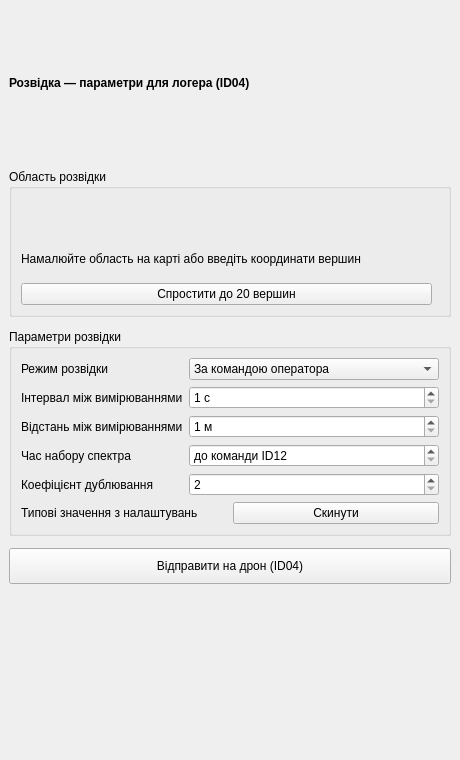
<?xml version="1.0" encoding="UTF-8"?>
<ui version="4.0">
 <class>ReconPage</class>
 <widget class="QWidget" name="ReconPage">
  <property name="geometry">
   <rect>
    <x>0</x>
    <y>0</y>
    <width>460</width>
    <height>760</height>
   </rect>
  </property>
  <property name="windowTitle">
   <string>Розвідка</string>
  </property>
  <layout class="QVBoxLayout" name="verticalLayout">
   <property name="leftMargin">
    <number>0</number>
   </property>
   <property name="topMargin">
    <number>0</number>
   </property>
   <property name="rightMargin">
    <number>0</number>
   </property>
   <property name="bottomMargin">
    <number>0</number>
   </property>
   <item>
    <widget class="QScrollArea" name="scrollArea">
     <property name="frameShape">
      <enum>QFrame::Shape::NoFrame</enum>
     </property>
     <property name="horizontalScrollBarPolicy">
      <enum>Qt::ScrollBarPolicy::ScrollBarAlwaysOff</enum>
     </property>
     <property name="widgetResizable">
      <bool>true</bool>
     </property>
     <widget class="QWidget" name="scrollAreaWidgetContents">
      <layout class="QVBoxLayout" name="contentLayout">
       <property name="spacing">
        <number>12</number>
       </property>
       <item>
        <widget class="QLabel" name="labelWindowName">
         <property name="font">
          <font>
           <bold>true</bold>
          </font>
         </property>
         <property name="text">
          <string>Розвідка — параметри для логера (ID04)</string>
         </property>
        </widget>
       </item>
       <item>
        <widget class="QGroupBox" name="groupArea">
         <property name="title">
          <string>Область розвідки</string>
         </property>
         <layout class="QVBoxLayout" name="areaLayout">
          <item>
           <widget class="TextEditCoordinates" name="textEditCoordinates" native="true"/>
          </item>
          <item>
           <widget class="QLabel" name="labelAreaStatus">
            <property name="text">
             <string>Намалюйте область на карті або введіть координати вершин</string>
            </property>
            <property name="wordWrap">
             <bool>true</bool>
            </property>
           </widget>
          </item>
          <item>
           <layout class="QHBoxLayout" name="simplifyLayout">
            <item>
             <widget class="QPushButton" name="pushButtonSimplify">
              <property name="text">
               <string>Спростити до 20 вершин</string>
              </property>
              <property name="toolTip">
               <string>Прибрати вершини, що найменше впливають на форму області</string>
              </property>
             </widget>
            </item>
            <item>
             <spacer name="simplifySpacer">
              <property name="orientation">
               <enum>Qt::Orientation::Horizontal</enum>
              </property>
             </spacer>
            </item>
           </layout>
          </item>
         </layout>
        </widget>
       </item>
       <item>
        <widget class="QGroupBox" name="groupParams">
         <property name="title">
          <string>Параметри розвідки</string>
         </property>
         <layout class="QFormLayout" name="paramsLayout">
          <property name="rowWrapPolicy">
           <enum>QFormLayout::RowWrapPolicy::WrapLongRows</enum>
          </property>
          <property name="labelAlignment">
           <set>Qt::AlignmentFlag::AlignLeading|Qt::AlignmentFlag::AlignVCenter</set>
          </property>
          <item row="0" column="0">
           <widget class="QLabel" name="labelMode">
            <property name="text">
             <string>Режим розвідки</string>
            </property>
           </widget>
          </item>
          <item row="0" column="1">
           <widget class="QComboBox" name="comboBoxReconMode">
            <item>
             <property name="text">
              <string>За командою оператора</string>
             </property>
            </item>
            <item>
             <property name="text">
              <string>За часом</string>
             </property>
            </item>
            <item>
             <property name="text">
              <string>За відстанню</string>
             </property>
            </item>
           </widget>
          </item>
          <item row="1" column="0">
           <widget class="QLabel" name="labelInterval">
            <property name="text">
             <string>Інтервал між вимірюваннями</string>
            </property>
           </widget>
          </item>
          <item row="1" column="1">
           <widget class="QSpinBox" name="spinBoxInterval">
            <property name="suffix">
             <string> с</string>
            </property>
            <property name="minimum">
             <number>1</number>
            </property>
            <property name="maximum">
             <number>65535</number>
            </property>
           </widget>
          </item>
          <item row="2" column="0">
           <widget class="QLabel" name="labelDistance">
            <property name="text">
             <string>Відстань між вимірюваннями</string>
            </property>
           </widget>
          </item>
          <item row="2" column="1">
           <widget class="QSpinBox" name="spinBoxDistance">
            <property name="suffix">
             <string> м</string>
            </property>
            <property name="minimum">
             <number>1</number>
            </property>
            <property name="maximum">
             <number>65535</number>
            </property>
           </widget>
          </item>
          <item row="3" column="0">
           <widget class="QLabel" name="labelSpectrum">
            <property name="text">
             <string>Час набору спектра</string>
            </property>
           </widget>
          </item>
          <item row="3" column="1">
           <widget class="QSpinBox" name="spinBoxSpectrum">
            <property name="specialValueText">
             <string>до команди ID12</string>
            </property>
            <property name="suffix">
             <string> с</string>
            </property>
            <property name="maximum">
             <number>65535</number>
            </property>
           </widget>
          </item>
          <item row="4" column="0">
           <widget class="QLabel" name="labelDup">
            <property name="text">
             <string>Коефіцієнт дублювання</string>
            </property>
           </widget>
          </item>
          <item row="4" column="1">
           <widget class="QSpinBox" name="spinBoxDup">
            <property name="minimum">
             <number>2</number>
            </property>
            <property name="maximum">
             <number>5</number>
            </property>
           </widget>
          </item>
          <item row="5" column="0" colspan="2">
           <layout class="QHBoxLayout" name="defaultsLayout">
            <item>
             <widget class="QLabel" name="labelDefaults">
              <property name="text">
               <string>Типові значення з налаштувань</string>
              </property>
             </widget>
            </item>
            <item>
             <widget class="QPushButton" name="pushButtonResetDefaults">
              <property name="text">
               <string>Скинути</string>
              </property>
              <property name="toolTip">
               <string>Повернути типові значення зі сторінки «Налаштування»</string>
              </property>
             </widget>
            </item>
           </layout>
          </item>
         </layout>
        </widget>
       </item>
       <item>
        <widget class="QPushButton" name="pushButtonSend">
         <property name="minimumSize">
          <size>
           <width>0</width>
           <height>36</height>
          </size>
         </property>
         <property name="text">
          <string>Відправити на дрон (ID04)</string>
         </property>
        </widget>
       </item>
       <item>
        <widget class="QLabel" name="labelSendStatus">
         <property name="text">
          <string/>
         </property>
         <property name="wordWrap">
          <bool>true</bool>
         </property>
        </widget>
       </item>
       <item>
        <spacer name="bottomSpacer">
         <property name="orientation">
          <enum>Qt::Orientation::Vertical</enum>
         </property>
        </spacer>
       </item>
      </layout>
     </widget>
    </widget>
   </item>
  </layout>
 </widget>
 <customwidgets>
  <customwidget>
   <class>TextEditCoordinates</class>
   <extends>QWidget</extends>
   <header>./ui/components/textedit/textedit.h</header>
  </customwidget>
 </customwidgets>
 <resources/>
 <connections/>
</ui>
